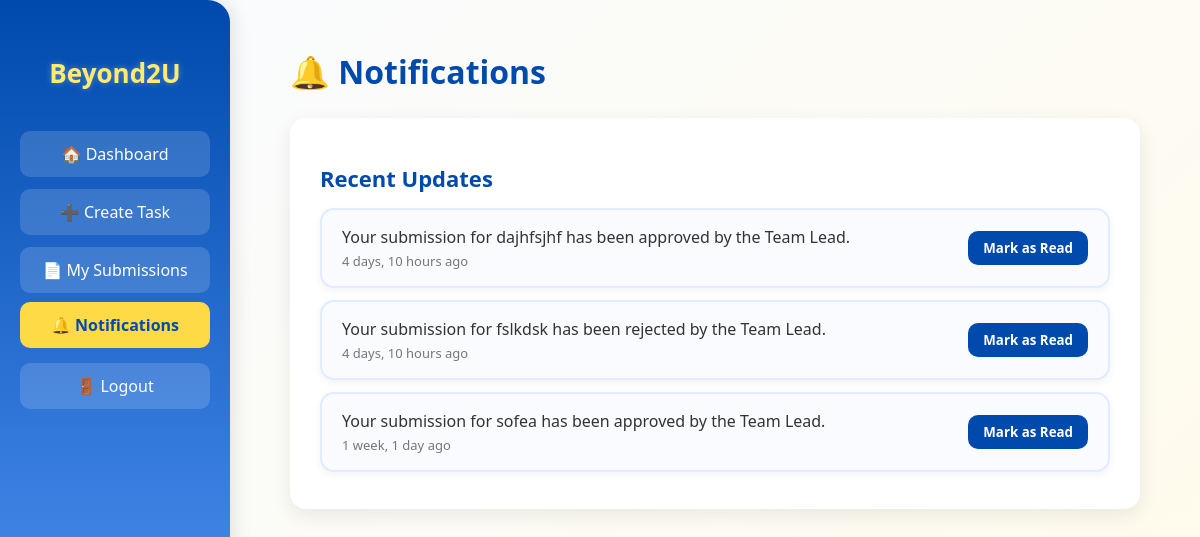
/beyond2u/dashboard/systemengineer/notifications/ (signed in), run on an earlier commit of the app's database.
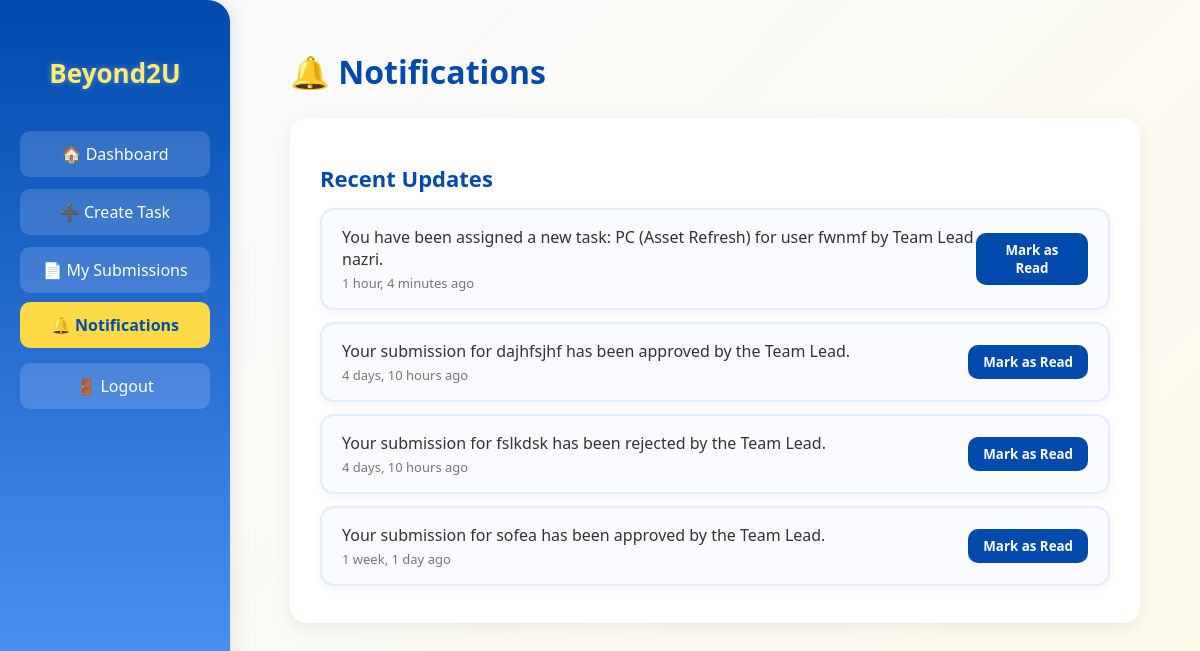
And on a later commit of the database.
### inventorySystem/models.py (models this page shows, shortened)
class Notification(models.Model):
    user = models.ForeignKey(User, on_delete=models.CASCADE, related_name='notifications')
    message = models.TextField()
    is_read = models.BooleanField(default=False)
    created_at = models.DateTimeField(auto_now_add=True)

### inventorySystem/views.py (the view)
# urls.py: path('dashboard/systemengineer/notifications/', views.notifications_view, name='notifications'),
@login_required
def notifications_view(request):
    notifications = Notification.objects.filter(user=request.user).order_by('-created_at')
    return render(request, 'notifications.html', {'notifications': notifications})

### inventorySystem/templates/notifications.html (shortened to what this page needs)
<!DOCTYPE html>
<html lang="en">
<head>
</head>
<body>
  <div class="sidebar">
    <h2>Beyond2U</h2>
    <a href="{% url 'systemengineer_dashboard' %}">🏠 Dashboard</a>
    <a href="{% url 'create_task' %}">➕ Create Task</a>
    <a href="{% url 'my_submissions' %}">📄 My Submissions</a>
    <a href="{% url 'notifications' %}" class="active">🔔 Notifications</a>
    <a href="{% url 'logout' %}">🚪 Logout</a>
  </div>
  <div class="content">
    <h1>🔔 Notifications</h1>
    <div class="notifications-container">
      <h2>Recent Updates</h2>
      {% for n in notifications %}
      <div class="notification {% if n.is_read %}read{% endif %}">
        <div>
          <div class="message">{{ n.message }}</div>
          <div class="time">{{ n.created_at|timesince }} ago</div>
        </div>
        {% if not n.is_read %}
        <a href="{% url 'mark_as_read' n.id %}">
          <button class="btn-mark">Mark as Read</button>
        </a>
        {% endif %}
      </div>
      {% empty %}
      <div class="empty">No new notifications.</div>
      {% endfor %}
    </div>
  </div>
</body>
</html>

What changed in the data, as far as the page shows it:
added Notification: message "You have been assigned a new task: PC (Asset Refresh) for user fwnmf by Team Lead nazri.", created_at "1 hour, 4 minutes", is_read "Mark as Read"
